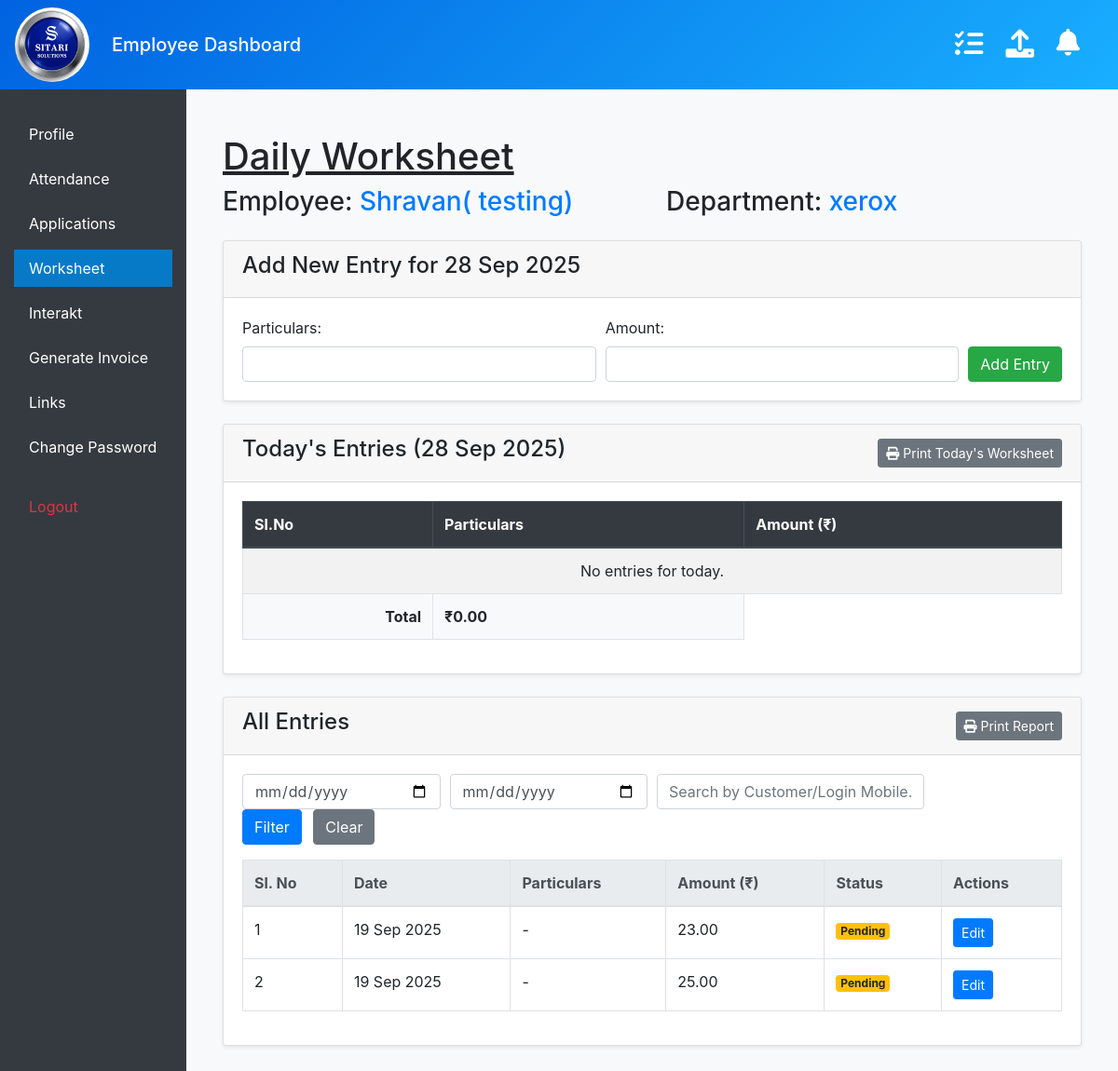
/worksheet/ (signed in), run on the app's committed database.
### management/models.py (models this page shows, shortened)
class Employee(models.Model):
    employee_id = models.AutoField(primary_key=True)
    name = models.CharField(max_length=150)
    mobile_number = models.CharField(max_length=15, unique=True)
    salary = models.DecimalField(max_digits=10, decimal_places=2)
    pf = models.DecimalField("Provident Fund (PF)", max_digits=10, decimal_places=2, null=True, blank=True)
    esi = models.DecimalField("Employee State Insurance (ESI)", max_digits=10, decimal_places=2, null=True, blank=True)
    joining_date = models.DateField()
    department = models.ForeignKey('Department', null=True, blank=True, on_delete=models.SET_NULL, related_name='employees')
    working_start_time = models.TimeField(null=True, blank=True)
    working_end_time = models.TimeField(null=True, blank=True)
    password = models.CharField(max_length=128, default="123")
    assigned_links = models.ManyToManyField(
        ManagedLink,
        blank=True,
        related_name="assigned_employees"
    )
    advances = models.DecimalField(
        "Current Advance",
        max_digits=10,
        decimal_places=2,
        default=0,
        help_text="Total outstanding advance amount taken by the employee."
    )

class Department(models.Model):
    name = models.CharField(max_length=50, unique=True)

class Worksheet(models.Model):
    employee = models.ForeignKey(Employee, on_delete=models.CASCADE, related_name='worksheet_entries')
    date = models.DateField(default=timezone.now)
    payment = models.DecimalField(max_digits=10, decimal_places=2, default=0)
    amount = models.DecimalField(max_digits=10, decimal_places=2, default=0)
    department_name = models.CharField(max_length=50, editable=False)
    approved = models.BooleanField(default=False)
    token_no = models.CharField(max_length=100, blank=True, null=True)
    customer_name = models.CharField(max_length=150, blank=True, null=True)
    customer_mobile = models.CharField(max_length=15, blank=True, null=True)
    service = models.CharField(max_length=200, blank=True, null=True)
    certificate_number = models.CharField(max_length=100, blank=True, null=True)
    transaction_num = models.CharField("Transaction Number", max_length=100, blank=True, null=True)
    enrollment_no = models.CharField("Enrollment Number", max_length=100, blank=True, null=True)
    login_mobile_no = models.CharField("Login Mobile No.", max_length=15, blank=True, null=True)
    application_no = models.CharField("Application No.", max_length=100, blank=True, null=True)
    status = models.CharField(max_length=100, blank=True, null=True)
    particulars = models.CharField(max_length=255, blank=True, null=True)
    class Meta:
        ordering = ['-date']

### management/views.py (the view)
    def wrapped_view(request, *args, **kwargs):
        employee = get_logged_in_employee(request)
        if not employee:
            messages.error(request, "You must be logged in to view this page.")
            return redirect('login') # Make sure you have a 'login' URL name
        return view_func(request, employee, *args, **kwargs)

### management/forms.py
class XeroxWorksheetForm(forms.ModelForm):
    class Meta:
        model = Worksheet
        fields = ['particulars', 'amount']

### management/context_processors.py (called while the page is built)
def notifications_context(request):
    if request.session.get('employee_id'):
        employee_id = request.session.get('employee_id')
        count = UserNotificationStatus.objects.filter(employee_id=employee_id, is_read=False).count()
        return {'unread_notification_count': count}
    return {'unread_notification_count': 0}

### management/ip_restriction.py (called while the page is built)
def get_client_ip(request):
    x_forwarded_for = request.META.get('HTTP_X_FORWARDED_FOR')
    if x_forwarded_for:
        ip = x_forwarded_for.split(',')[0].strip()
    else:
        ip = request.META.get('REMOTE_ADDR')
    return ip

    def __call__(self, request):
        ip = get_client_ip(request)
        if not self.is_ip_allowed(ip):
            logger.warning(f"Access denied for IP: {ip}")
            return HttpResponseForbidden("Access denied.")
        response = self.get_response(request)
        return response

### management/models.py (called while the page is built)
    def __str__(self):
        return self.name

### management/templatetags/upload_tags.py (called while the page is built)
@register.simple_tag
def get_upload_form():
    return EmployeeUploadForm()

### management/views.py (called while the page is built)
def get_logged_in_employee(request):
    employee_id = request.session.get('employee_id')
    if not employee_id:
        return None
    try:
        return Employee.objects.get(employee_id=employee_id)
    except Employee.DoesNotExist:
        return None

def require_employee(view_func):
    def wrapped_view(request, *args, **kwargs):
        employee = get_logged_in_employee(request)
        if not employee:
            messages.error(request, "You must be logged in to view this page.")
            return redirect('login') # Make sure you have a 'login' URL name
        return view_func(request, employee, *args, **kwargs)
    return wrapped_view

### management/templates/worksheet.html (shortened to what this page needs)
{% extends "masteremployee.html" %}
{% load static %}
{% block content %}
<div class="container mt-4">
    <h1 style="text-decoration: underline;">Daily Worksheet</h1>
    <div class="row">
    <h3 class="mb-4 col-6">Employee: <span class="text-primary">{{ employee.name }}</span></h3>
    <h3 class="mb-4 col-6">Department: <span class="text-primary">{{ department.name }}</span></h3>
</div>
    <div class="card mb-4 shadow-sm">
        <div class="card-header">
            <h4>Add New Entry for {{ today|date:"d M Y" }}</h4>
        </div>
        <div class="card-body">
            <form method="post">
                <div class="form-row align-items-end">
                    {% for field in form %}
                        <div class="col">
                            <div class="form-group mb-0">
                                {{ field.label_tag }}
                                <input type="{{ field.field.widget.input_type }}"
                                       name="{{ field.name }}"
                                       class="form-control"
                                       {% if field.field.required %}required{% endif %}>
                            </div>
                        </div>
                    {% endfor %}
                    <div class="col-auto">
                        <div class="form-group mb-0">
                            <button type="submit" class="btn btn-success">Add Entry</button>
                        </div>
                    </div>
                </div>
            </form>
        </div>
    </div>
    <div class="card mb-4 shadow-sm">
        <div class="card-header d-flex justify-content-between align-items-center">
            <h4>Today's Entries ({{ today|date:"d M Y" }})</h4>
            <button class="btn btn-secondary btn-sm" onclick="printTodayEntries()">
                <i class="fas fa-print"></i> Print Today's Worksheet
            </button>
        </div>
        <div class="card-body" id="todays-report-printable">
            <div class="table-responsive">
                <table class="table table-striped table-bordered">
                    <thead class="thead-dark">
                        <tr>
                            <th>Sl.No</th>
                            {% if department.name == "Mee Seva" or department.name == "Online Hub" %}
                                <th>T.K No</th><th>Customer Name</th><th>Customer Mobile</th><th>Service</th><th>Transaction Num</th><th>Certificate Num</th><th>Payment</th>
                            {% elif department.name == "Aadhaar" %}
                                <th>T.K No</th><th>Customer Name</th><th>Customer Mobile</th><th>Service</th><th>Enrollment No</th><th>Certificate Num</th><th>Payment</th>
                            {% elif department.name == "Bhu Bharathi" %}
                                <th>Token No</th><th>Customer Name</th><th>Login Mobile</th><th>Application No</th><th>Status</th><th>Payment</th>
                            {% elif department.name == "xerox" %}
                                <th>Particulars</th>
                            {% endif %}
                            <th>Amount (₹)</th>
                        </tr>
                    </thead>
                    <tbody>
                        {% for entry in todays_entries %}
                        <tr>
                            <td>{{ forloop.counter }}</td>
                            {% if department.name == "Mee Seva" or department.name == "Online Hub" %}
                                <td>{{ entry.token_no|default:"-" }}</td><td>{{ entry.customer_name|default:"-" }}</td><td>{{ entry.customer_mobile|default:"-" }}</td><td>{{ entry.service|default:"-" }}</td><td>{{ entry.transaction_num|default:"-" }}</td><td>{{ entry.certificate_number|default:"-" }}</td><td>{{ entry.payment|floatformat:2 }}</td>
                            {% elif department.name == "Aadhaar" %}
                                <td>{{ entry.token_no|default:"-" }}</td><td>{{ entry.customer_name|default:"-" }}</td><td>{{ entry.customer_mobile|default:"-" }}</td><td>{{ entry.service|default:"-" }}</td><td>{{ entry.enrollment_no|default:"-" }}</td><td>{{ entry.certificate_number|default:"-" }}</td><td>{{ entry.payment|floatformat:2 }}</td>
                            {% elif department.name == "Bhu Bharathi" %}
                                <td>{{ entry.token_no|default:"-" }}</td><td>{{ entry.customer_name|default:"-" }}</td><td>{{ entry.login_mobile_no|default:"-" }}</td><td>{{ entry.application_no|default:"-" }}</td><td>{{ entry.status|default:"-" }}</td><td>{{ entry.payment|floatformat:2 }}</td>
                            {% elif department.name == "xerox" %}
                                <td>{{ entry.particulars|default:"-" }}</td>
                            {% endif %}
                            <td>{{ entry.amount|floatformat:2 }}</td>
                        </tr>
                        {% empty %}
                        <tr><td colspan="100%" class="text-center">No entries for today.</td></tr>
                        {% endfor %}
                    </tbody>
                    <tfoot>
    <tr class="font-weight-bold bg-light">
        <td colspan="{% if department.name == 'xerox' %}1{% elif department.name == 'Bhu Bharathi' %}5{% else %}7{% endif %}" class="text-right">Total</td>
        <td>₹{{ todays_total_amount|floatformat:2 }}</td>
    </tr>
</tfoot>
                </table>
            </div>
        </div>
    </div>
<div class="card shadow-sm">
    <div class="card-header d-flex justify-content-between align-items-center">
        <h4>All Entries</h4>
        <button class="btn btn-secondary btn-sm" onclick="printHistoricalReport()">
            <i class="fas fa-print"></i> Print Report
        </button>
    </div>
    <div class="card-body" id="historical-report-printable">
        <form method="get" class="form-row align-items-center mb-3">
            <div class="col-md-3">
                <input type="date" name="start_date" id="start_date" class="form-control" value="{{ request.GET.start_date|default:'' }}" placeholder="Start Date">
            </div>
            <div class="col-md-3">
                <input type="date" name="end_date" id="end_date" class="form-control" value="{{ request.GET.end_date|default:'' }}" placeholder="End Date">
            </div>
            <div class="col-md-4">
                <input type="text" name="mobile_number" id="mobile_number" class="form-control" placeholder="Search by Customer/Login Mobile..." value="{{ request.GET.mobile_number|default:'' }}">
            </div>
            <div class="col-auto">
                <button type="submit" class="btn btn-primary">Filter</button>
                <a href="{% url 'worksheet' %}" class="btn btn-secondary ml-2">Clear</a>
            </div>
        </form>
        <div class="table-responsive">
            <table class="table table-bordered table-hover">
                <thead class="thead-light">
                    <tr>
                        <th>Sl. No</th>
                        <th>Date</th>
                        {% if department.name == "Mee Seva" or department.name == "Online Hub" %}
                            <th>T.K No</th><th>Customer Name</th><th>Customer Mobile</th><th>Service</th><th>Transaction Num</th><th>Certificate Num</th><th>Payment (₹)</th>
                        {% elif department.name == "Aadhaar" %}
                            <th>T.K No</th><th>Customer Name</th><th>Customer Mobile</th><th>Service</th><th>Enrollment No</th><th>Certificate Num</th><th>Payment (₹)</th>
                        {% elif department.name == "Bhu Bharathi" %}
                            <th>Token No</th><th>Customer Name</th><th>Login Mobile</th><th>Application No</th><th>Status</th><th>Payment (₹)</th>
                        {% elif department.name == "xerox" %}
                            <th>Particulars</th>
                        {% endif %}
                        <th>Amount (₹)</th>
                        <th>Status</th>
                        <th>Actions</th>
                    </tr>
                </thead>
                <tbody>
                    {% for entry in all_entries %}
                    <tr>
                        <td>{{ forloop.counter }}</td>
                        <td>{{ entry.date|date:"d M Y" }}</td>
                        {% if department.name == "Mee Seva" or department.name == "Online Hub" %}
                            <td>{{ entry.token_no|default:"-" }}</td><td>{{ entry.customer_name|default:"-" }}</td><td>{{ entry.customer_mobile|default:"-" }}</td><td>{{ entry.service|default:"-" }}</td><td>{{ entry.transaction_num|default:"-" }}</td><td>{{ entry.certificate_number|default:"-" }}</td><td>{{ entry.payment|floatformat:2 }}</td>
                        {% elif department.name == "Bhu Bharathi" %}
                            <td>{{ entry.token_no|default:"-" }}</td><td>{{ entry.customer_name|default:"-" }}</td><td>{{ entry.login_mobile_no|default:"-" }}</td><td>{{ entry.application_no|default:"-" }}</td><td>{{ entry.status|default:"-" }}</td><td>{{ entry.payment|floatformat:2 }}</td>
                        {% elif department.name == "xerox" %}
                            <td>{{ entry.particulars|default:"-" }}</td>
                        {% endif %}
                        <td>{{ entry.amount|floatformat:2 }}</td>
                        <td>
                            {% if entry.approved %}
                                <span class="badge badge-success">Approved</span>
                            {% else %}
                                <span class="badge badge-warning">Pending</span>
                            {% endif %}
                        </td>
                        <td>
                            {% if not entry.approved %}
                                <button type="button" class="btn btn-primary btn-sm edit-btn"
                                        data-url="{% url 'worksheet-edit' entry.id %}">
                                    Edit
                                </button>
                            {% endif %}
                        </td>
                    </tr>
                    {% empty %}
                    <tr><td colspan="100%" class="text-center">No historical entries found for the selected filter.</td></tr>
                    {% endfor %}
                </tbody>
            </table>
        </div>
    </div>
</div>
</div>
{% endblock %}

### management/templates/masteremployee.html (style rules this page uses)
body { background-color: #f8f9fa; overflow: hidden; }

### data on the page
Employee: name "Shravan( testing)"
Department: name "xerox"
Worksheet: date "19 Sep 2025", particulars "-", amount "23.00", approved "Pending"
Worksheet: date "19 Sep 2025", particulars "-", amount "25.00", approved "Pending"

### other printed values
{{ field.label_tag }} "Particulars:" "Amount:"
{{ todays_total_amount|floatformat:2 }} "0.00"
